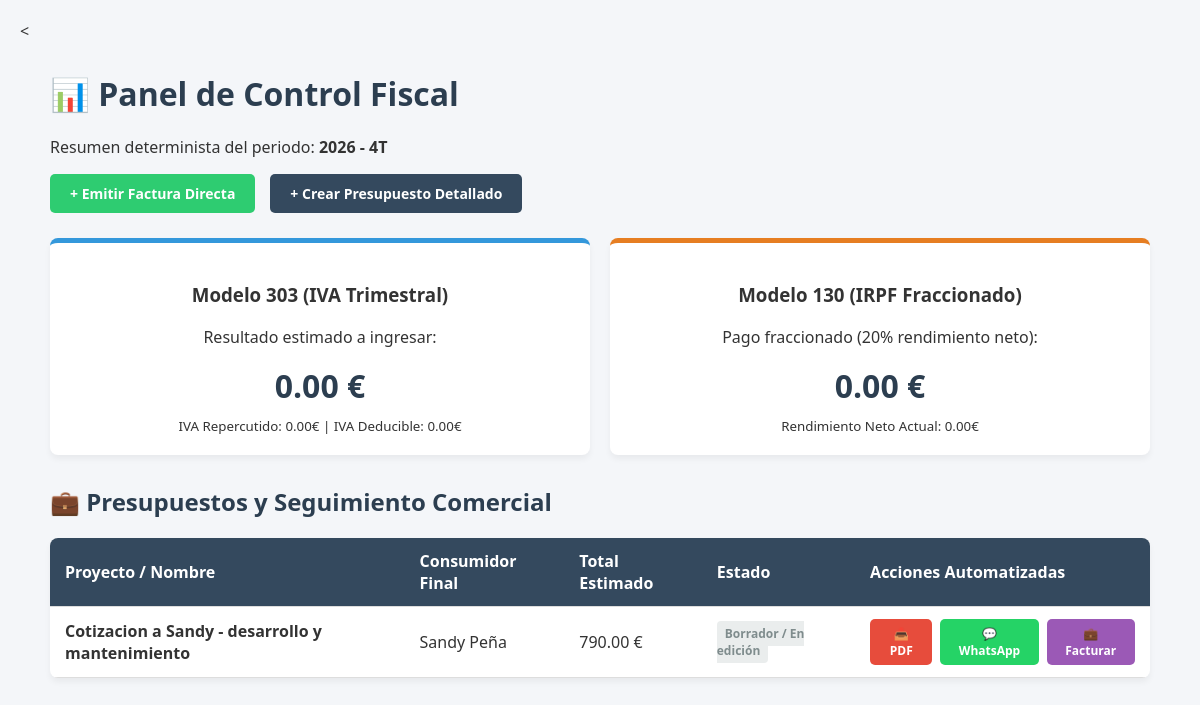
Page / (signed in) on the earlier database version.
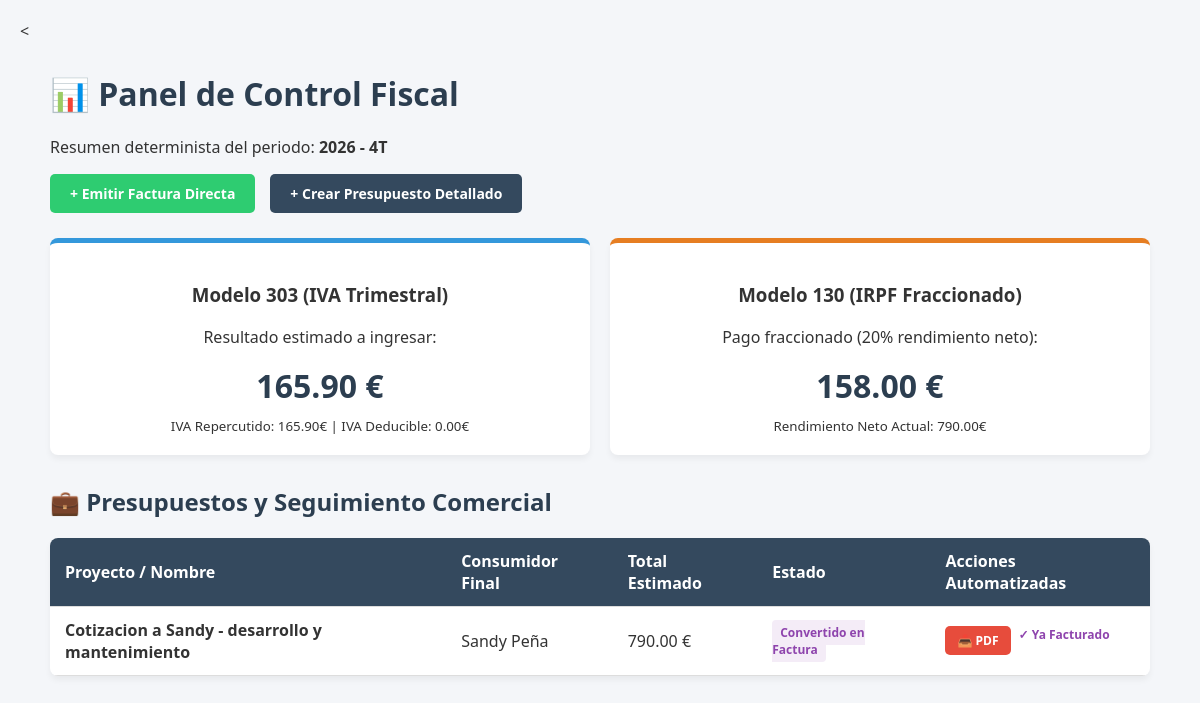
Same page on the later database version.
### fiscalidad/models.py (models this page shows, shortened)
class Cotizacion(models.Model):
    ESTADOS = [
        ('BORRADOR', 'Borrador / En edición'),
        ('ENVIADO', 'Enviado al Cliente'),
        ('ACEPTADO', 'Aceptado (Listo para facturar)'),
        ('FACTURADO', 'Convertido en Factura'),
    ]
    autonomo = models.ForeignKey(PerfilAutonomo, on_delete=models.CASCADE, related_name='cotizaciones')
    cliente = models.ForeignKey(Cliente, on_delete=models.PROTECT, related_name='cotizaciones', null=True)
    titulo_proyecto = models.CharField(max_length=250)
    cliente_nombre = models.CharField(max_length=150, blank=True)
    cliente_nif = models.CharField(max_length=15, blank=True)
    cliente_telefono = models.CharField(max_length=20, blank=True)
    cliente_email = models.EmailField(blank=True)
    estado = models.CharField(max_length=10, choices=ESTADOS, default='BORRADOR')
    fecha_creacion = models.DateField(auto_now_add=True)
    @property
    def total_base_imponible(self) -> Decimal:
        total = sum(linea.coste_total for linea in self.lineas.all())
        return Decimal(total).quantize(Decimal('0.01'))

class LineaCotizacion(models.Model):
    cotizacion = models.ForeignKey(Cotizacion, on_delete=models.CASCADE, related_name='lineas')
    descripcion_elemento = models.CharField(max_length=250)
    width = models.PositiveIntegerField(default=1) # Cantidad
    precio_unitario = models.DecimalField(max_digits=10, decimal_places=2)
    @property
    def coste_total(self) -> Decimal:
        return (Decimal(self.width) * self.precio_unitario).quantize(Decimal('0.01'))

### fiscalidad/views.py (the view)
# urls.py: path('', views.dashboard_fiscal, name='dashboard_fiscal'),
@login_required
def dashboard_fiscal(request):
    try:
        perfil = request.user.perfil
    except PerfilAutonomo.DoesNotExist:
        return render(request, 'fiscalidad/no_perfil.html')
    hoy = datetime.date.today()
    trimestre_actual = (hoy.month - 1) // 3 + 1
    from .services import calcular_impuestos_trimestre
    datos_fiscales = calcular_impuestos_trimestre(perfil, hoy.year, trimestre_actual)
    gastos_mes = GastoRecibido.objects.filter(autonomo=perfil, fecha_gasto__year=hoy.year, fecha_gasto__month=hoy.month)
    facturas_mes = FacturaEmitida.objects.filter(autonomo=perfil, fecha_emision__year=hoy.year, fecha_emision__month=hoy.month)
    cotizaciones_usuario = Cotizacion.objects.filter(autonomo=perfil).order_by('-fecha_creacion')
    context = {
        'datos_fiscales': datos_fiscales,
        'gastos_mes': gastos_mes,
        'facturas_mes': facturas_mes,
        'cotizaciones_usuario': cotizaciones_usuario,
    }
    return render(request, 'fiscalidad/dashboard.html', context)

### fiscalidad/models.py (called while the page is built)
    @property
    def total_iva(self) -> Decimal:
        return (self.base_imponible * self.porcentaje_iva).quantize(Decimal('0.01'))

### fiscalidad/templates/fiscalidad/dashboard.html (shortened to what this page needs)
<<!DOCTYPE html>
<html lang="es">
<head>
</head>
<body>
    <div class="container">
        <h1>📊 Panel de Control Fiscal</h1>
        <p>Resumen determinista del periodo: <strong>{{ datos_fiscales.ejercicio }} - {{ datos_fiscales.trimestre }}</strong></p>
        <div class="acciones-cabecera">
            <a href="{% url 'emitir_factura' %}" class="btn btn-principal">+ Emitir Factura Directa</a>
            <a href="/admin/fiscalidad/cotizacion/add/" class="btn btn-principal" style="background: #34495e;">+ Crear Presupuesto Detallado</a>
        </div>
        <div class="grid-impuestos">
            <div class="card card-impuesto">
                <h3>Modelo 303 (IVA Trimestral)</h3>
                <p>Resultado estimado a ingresar:</p>
                <div class="monto">{{ datos_fiscales.modelo_303_iva_a_ingresar }} €</div>
                <small>IVA Repercutido: {{ datos_fiscales.resumen_ingresos.iva_repercutido }}€ | IVA Deducible: {{ datos_fiscales.resumen_gastos.iva_deducible }}€</small>
            </div>
            <div class="card card-impuesto irpf">
                <h3>Modelo 130 (IRPF Fraccionado)</h3>
                <p>Pago fraccionado (20% rendimiento neto):</p>
                <div class="monto">{{ datos_fiscales.modelo_130_irpf_a_ingresar }} €</div>
                <small>Rendimiento Neto Actual: {{ datos_fiscales.rendimiento_neto_actividad }}€</small>
            </div>
        </div>
        <h2>💼 Presupuestos y Seguimiento Comercial</h2>
        <table>
            <thead>
                <tr>
                    <th>Proyecto / Nombre</th>
                    <th>Consumidor Final</th>
                    <th>Total Estimado</th>
                    <th>Estado</th>
                    <th>Acciones Automatizadas</th>
                </tr>
            </thead>
            <tbody>
                {% for cotizacion in cotizaciones_usuario %}
                <tr>
                    <td><strong>{{ cotizacion.titulo_proyecto }}</strong></td>
                    <td>{{ cotizacion.cliente_nombre }}</td>
                    <td>{{ cotizacion.total_base_imponible }} €</td>
                    <td>
                        <span class="badge badge-{{ cotizacion.estado|lower }}">
                            {{ cotizacion.get_estado_display }}
                        </span>
                    </td>
                    <td>
                        <div class="flex-acciones">
                            <a href="{% url 'descargar_cotizacion_pdf' cotizacion.id %}" class="btn btn-pdf">📥 PDF</a>
                            {% if cotizacion.estado != 'FACTURADO' %}
                                <a href="{% url 'enviar_whatsapp_cotizacion' cotizacion.id %}" target="_blank" class="btn btn-ws">💬 WhatsApp</a>
                                <a href="{% url 'convertir_a_factura' cotizacion.id %}" class="btn btn-convertir">💼 Facturar</a>
                            {% else %}
                                <span style="color: #8e44ad; font-size: 12px; font-weight: bold;">✓ Ya Facturado</span>
                            {% endif %}
                        </div>
                    </td>
                </tr>
                {% empty %}
                <tr>
                    <td colspan="5" style="text-align: center; color: #7f8c8d;">No tienes presupuestos o cotizaciones registradas.</td>
                </tr>
                {% endfor %}
            </tbody>
        </table>
    </div>
</body>
</html>

Differences in the rows shown:
changed Cotizacion "Cotizacion a Sandy - desarrollo y mantenimiento": estado "Borrador / En edición" → "Convertido en Factura"; estado "💬 WhatsApp 💼 Facturar" → "✓ Ya Facturado"
Other differences:
{{ datos_fiscales.modelo_303_iva_a_ingresar }}: "0.00" → "165.90"
{{ datos_fiscales.resumen_ingresos.iva_repercutido }}: "0.00" → "165.90"
{{ datos_fiscales.modelo_130_irpf_a_ingresar }}: "0.00" → "158.00"
{{ datos_fiscales.rendimiento_neto_actividad }}: "0.00" → "790.00"
